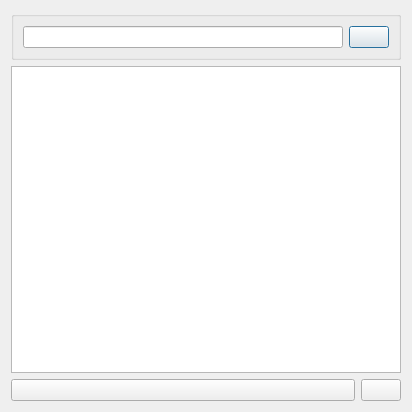
<?xml version="1.0" encoding="UTF-8"?>
<ui version="4.0">
 <class>AuthorChoose</class>
 <widget class="QDialog" name="AuthorChoose">
  <property name="geometry">
   <rect>
    <x>0</x>
    <y>0</y>
    <width>412</width>
    <height>412</height>
   </rect>
  </property>
  <property name="minimumSize">
   <size>
    <width>400</width>
    <height>400</height>
   </size>
  </property>
  <property name="windowTitle">
   <string>Dialog</string>
  </property>
  <layout class="QVBoxLayout" name="verticalLayout" stretch="0,0,0">
   <item>
    <widget class="QGroupBox" name="searchBox">
     <property name="title">
      <string/>
     </property>
     <layout class="QHBoxLayout" name="horizontalLayout_2">
      <item>
       <widget class="QLineEdit" name="searchEdit"/>
      </item>
      <item>
       <widget class="QPushButton" name="searchApply">
        <property name="text">
         <string/>
        </property>
       </widget>
      </item>
     </layout>
    </widget>
   </item>
   <item>
    <widget class="QTableWidget" name="chooseTable">
     <property name="editTriggers">
      <set>QAbstractItemView::DoubleClicked|QAbstractItemView::EditKeyPressed</set>
     </property>
     <property name="alternatingRowColors">
      <bool>true</bool>
     </property>
     <property name="selectionBehavior">
      <enum>QAbstractItemView::SelectRows</enum>
     </property>
     <attribute name="horizontalHeaderVisible">
      <bool>false</bool>
     </attribute>
     <attribute name="horizontalHeaderMinimumSectionSize">
      <number>30</number>
     </attribute>
     <attribute name="horizontalHeaderDefaultSectionSize">
      <number>30</number>
     </attribute>
     <attribute name="horizontalHeaderStretchLastSection">
      <bool>true</bool>
     </attribute>
     <attribute name="verticalHeaderVisible">
      <bool>false</bool>
     </attribute>
    </widget>
   </item>
   <item>
    <layout class="QHBoxLayout" name="horizontalLayout" stretch="1,0">
     <item>
      <widget class="QPushButton" name="chooseButton">
       <property name="text">
        <string/>
       </property>
      </widget>
     </item>
     <item>
      <widget class="QPushButton" name="cancelButton">
       <property name="text">
        <string/>
       </property>
      </widget>
     </item>
    </layout>
   </item>
  </layout>
 </widget>
 <resources/>
 <connections/>
</ui>
